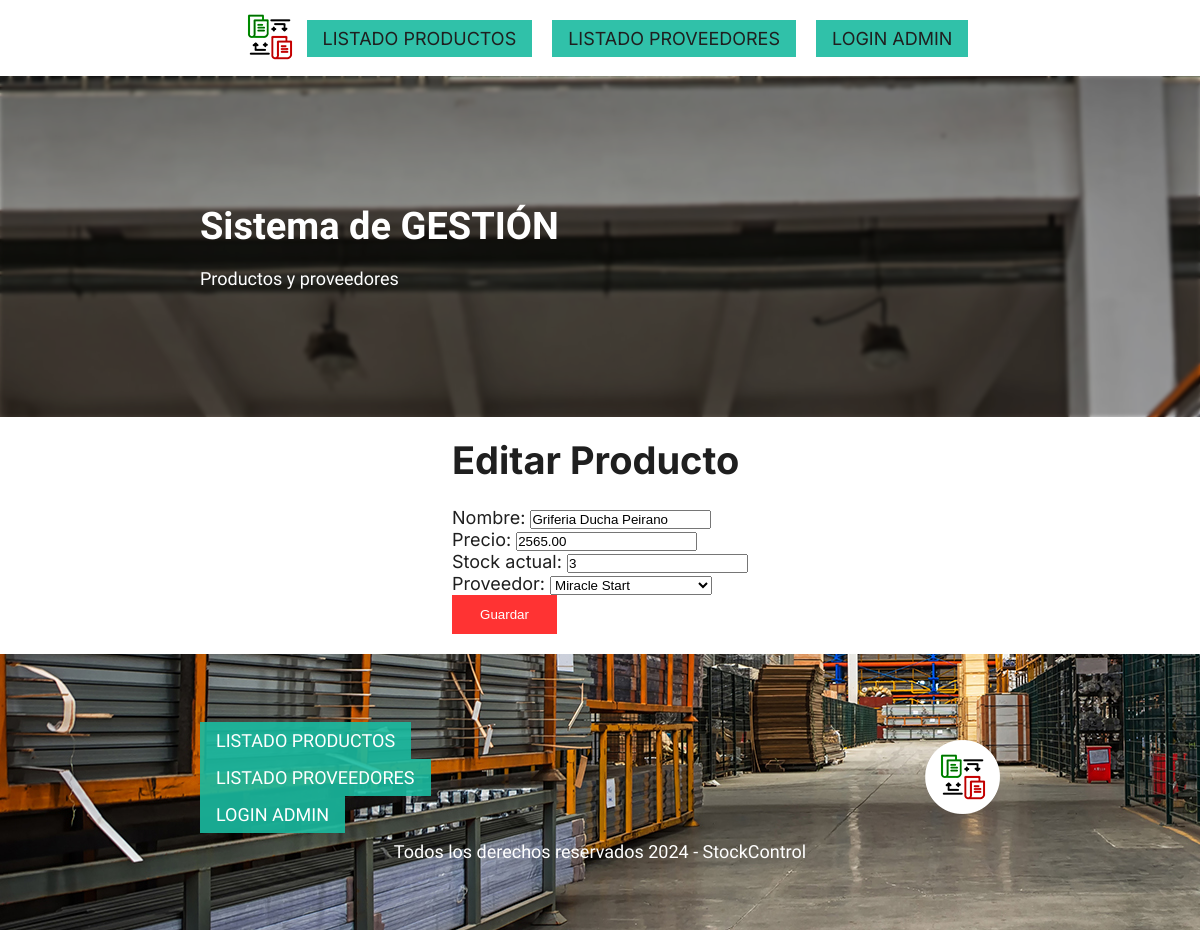
Screenshot of /editar_producto/2 with the database file from the repository.
### compra/models.py (models this page shows, shortened)
class Producto(models.Model):
    nombre = models.CharField(max_length=100)
    precio = models.DecimalField(max_digits=10, decimal_places=2)
    stock_actual = models.IntegerField()
    proveedor = models.ForeignKey(Proveedor, on_delete=models.CASCADE, blank = True, null = True)

class Proveedor(models.Model):
    nombre = models.CharField(max_length=100, verbose_name="Nombre / Razon Social")
    apellido = models.CharField(max_length=100, blank = True, null = True)
    dni = models.CharField(max_length=11, verbose_name="DNI / CUIT")
    def __str__(self):
        return f"{self.nombre} {self.apellido}"

### compra/views.py (the view)
# urls.py: path('editar_producto/<int:producto_id>', views.editar_producto, name='editar_producto'),
def editar_producto(request, producto_id):
    producto = get_object_or_404(Producto, pk=producto_id)
    if request.method == 'POST':
        form = ProductoForm(request.POST, instance=producto)
        if form.is_valid():
            form.save()
            return redirect('lista_productos')
    else:
        form = ProductoForm(instance=producto)
    return render(request, 'editar_producto.html', {'form': form})

### compra/forms.py
class ProductoForm(forms.ModelForm):
    class Meta:
        model = Producto
        fields = ['nombre', 'precio', 'stock_actual', 'proveedor']

### compra/templates/editar_producto.html (shortened to what this page needs)
{% extends "inicio.html" %}
{% block content %}
<body class="grid-fixed">
    <main id="admin" class="container">
        <section class="admin__list">
            <div class="admin__header">
                <h2>Editar Producto</h2>
            </div>
        <form class="register__form" method="post">
            <div class="form__box--grid">
                {{ form.as_p }}
            </div>
            <div class="form__submission">
                <input class="form__btn btn btn--primary btn--large" type="submit" value="Guardar">
            </div>
       </form>
       </section>
    </main>
{% endblock %}

### stockControl/static/css/style.css (style rules this page uses)
.container { max-width: 800px; margin: 0 auto; }
.grid-fixed { display: grid; grid-template-rows: auto 1fr auto; min-height: 100vh; }

### stockControl/static/css/admin.css (style rules this page uses)
#admin { margin: var(--spacing-20) auto; display: flex; flex-direction: column; align-items: stretch; gap: var(--spacing-20); }
.admin__list { display: flex; flex-direction: column; gap: var(--spacing-24); }
.admin__header { display: flex; align-items: center; justify-content: space-between; }
.admin__header h2 { font-size: var(--font-jumbo) ; }

### stockControl/static/css/buttons.css (style rules this page uses)
.btn { border: none; cursor: pointer; }
.btn--primary { background-color: var(--primary-solid); color: var(--light-font-solid); transition: background 0.2s ease-in-out; }
.btn--large { padding: var(--spacing-12) var(--spacing-28); }

### stockControl/static/css/variables.css (style rules this page uses)
:root { --primary-solid: #ff3333; --primary-900: rgba(255, 51, 51, 0.9); --primary-500: rgba(255, 51, 51, 0.5); --primary-300: rgba(255, 51, 51, 0.3); --secondary-solid: rgb(26, 187, 160); --secondary-900: rgba(26, 187, 160, 0.9); --secondary-500: rgba(26, 187, 160, 0.5); --secondary-300: rgba(26, 187, 160, 0.3); --dark-solid: #1f1f1f; --dark-900: rgba(31, 31, 31, 0.9); --dark-500: rgba(31, 31, 31, 0.5); --dark-300: rgba(31, 31, 31, 0.3); --dark-bg-solid: #30343f; --light-bg-solid: #fafaff; --light-font-solid: #ffffff; --base-font: "Inter", sans-serif; --alternative-font: "Raleway", sans-serif; --font-display: 4.6em; --font-jumbo: 3.8em; --font-xlarge: 3em; --font-large: 2.4em; --font-medium: 1.8em; --font-small: 1.6em; --font-xsmall: 1.2em; --spacing-128: 12.8rem; --spacing-68: 6.8rem; --spacing-36: 3.6rem; --spacing-28: 2.8rem; --spacing-24: 2.4rem; --spacing-20: 2rem; --spacing-16: 1.6rem; --spacing-12: 1.2rem; --spacing-8: 0.8rem; }

### rows the page displays
Producto: nombre "Griferia Ducha Peirano", precio "2565.00", stock_actual "3", proveedor "Miracle Start"
